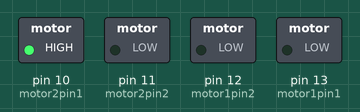
Recording of a sketch running on a simulated Arduino Uno, built with avr-gcc and run on an emulated ATmega328P. Shown: switched loads named in the sketch (green lamp = pin HIGH).

Above: at 0.1 s.
Timing chart, 0 to 1.6 s (numbered marks = the images above):
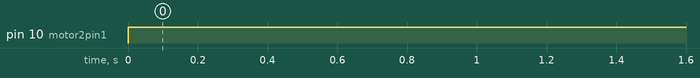

Measured:
- by itself, pin 10 (motor2pin1): LOW → HIGH at 0.00 s

The sketch:

sketch_apr22a.ino
```cpp
int motor1pin1 = 13;
int motor1pin2 = 12;

int motor2pin1 = 10;
int motor2pin2 = 11;

void setup() {
  // put your setup code here, to run once:
   pinMode(motor1pin1, OUTPUT);
  pinMode(motor1pin2, OUTPUT);
  pinMode(motor2pin1,   OUTPUT);
  pinMode(motor2pin2, OUTPUT);

  //(Optional)
//   pinMode(9,   OUTPUT);
//   pinMode(10, OUTPUT);
  //(Optional)
}

void loop() {
   // put your main code here, to run repeatedly:

  //Controlling speed (0   = off and 255 = max speed):
  //(Optional)
//   analogWrite(9, 100); //ENA   pin
//   analogWrite(10, 200); //ENB pin
  //(Optional)

//   digitalWrite(motor1pin1,   HIGH);
//   digitalWrite(motor1pin2, LOW);

    digitalWrite(motor2pin1, HIGH);
    digitalWrite(motor2pin2, LOW);
    delay(3000);

//   digitalWrite(motor1pin1,   LOW);
//   digitalWrite(motor1pin2, HIGH);

//   digitalWrite(motor2pin1, LOW);
//    digitalWrite(motor2pin2, HIGH);
//   delay(3000);
}
```
